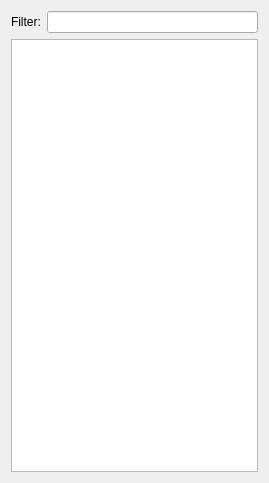
<?xml version="1.0" encoding="UTF-8"?>
<ui version="4.0">
 <class>FolderBrowser</class>
 <widget class="QWidget" name="FolderBrowser">
  <property name="geometry">
   <rect>
    <x>0</x>
    <y>0</y>
    <width>269</width>
    <height>483</height>
   </rect>
  </property>
  <property name="windowTitle">
   <string>Form</string>
  </property>
  <layout class="QVBoxLayout" name="verticalLayout">
   <item>
    <layout class="QHBoxLayout" name="horizontalLayout">
     <item>
      <widget class="QLabel" name="label">
       <property name="text">
        <string>Filter:</string>
       </property>
      </widget>
     </item>
     <item>
      <widget class="QLineEdit" name="le_filter"/>
     </item>
    </layout>
   </item>
   <item>
    <widget class="QTreeView" name="tr_file_browser">
     <property name="minimumSize">
      <size>
       <width>0</width>
       <height>0</height>
      </size>
     </property>
    </widget>
   </item>
  </layout>
 </widget>
 <resources/>
 <connections/>
</ui>
